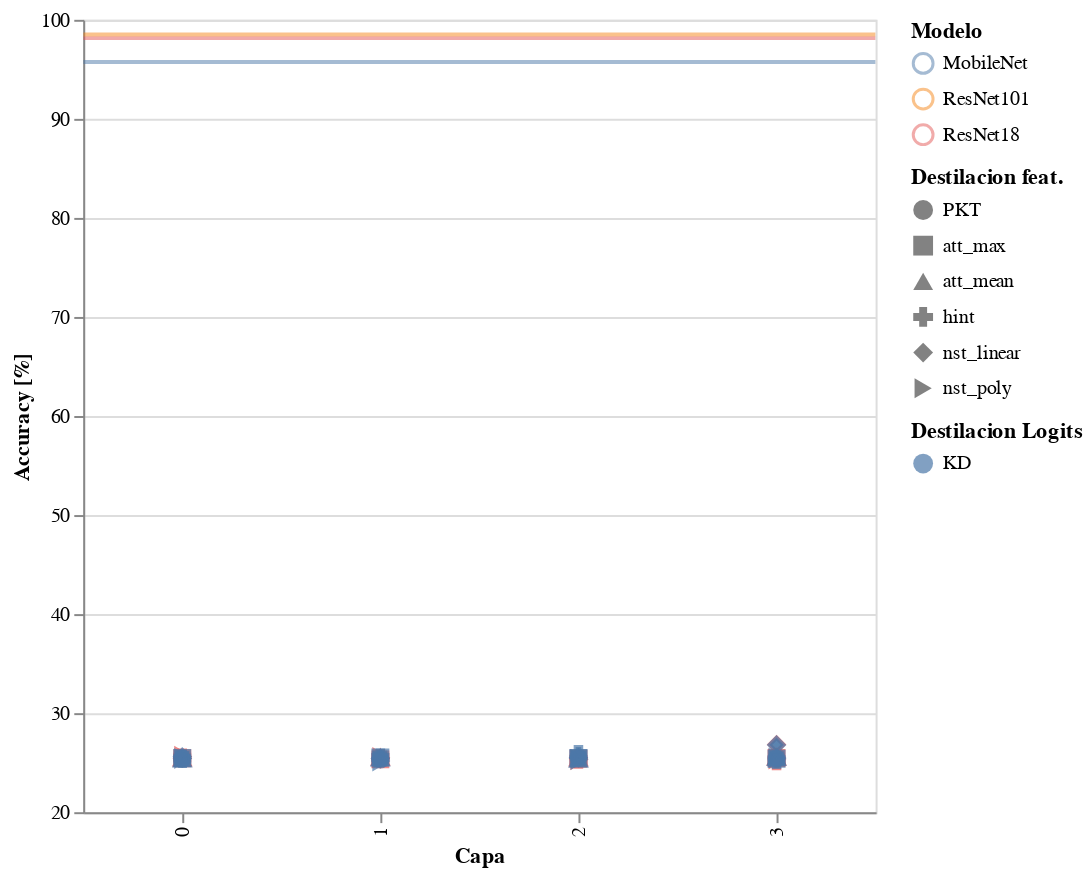

This figure's notebook cell:
### Code cell
Feat.plot(data,phase="train",field="acc")

### Figure 1 — Vega-Lite specification as saved in the notebook (floating-point values rounded to 4 significant figures)
{"config": {"view": {"continuousWidth": 400, "continuousHeight": 300}}, "layer": [{"data": {"name": "data-578e71b58049d598ba8619b4abdb3dda"}, "mark": {"type": "rule", "opacity": 0.5}, "encoding": {"color": {"type": "nominal", "field": "Model"}, "size": {"value": 2}, "y": {"type": "quantitative", "field": "ce_train"}}}, {"data": {"name": "data-cddb7e25adb616d9e391a4ae9b5ab5c8"}, "mark": "point", "encoding": {"color": {"type": "nominal", "field": "student", "legend": {"title": "Modelo"}}, "fill": {"type": "nominal", "field": "last_layer", "legend": {"title": "Destilacion Logits"}}, "shape": {"type": "nominal", "field": "distillation", "legend": {"title": "Destilacion feat."}}, "size": {"value": 50}, "tooltip": [{"type": "quantitative", "field": "test_acc"}, {"type": "quantitative", "field": "test_teacher/acc"}, {"type": "quantitative", "field": "test_loss"}, {"type": "quantitative", "field": "test_eval"}, {"type": "quantitative", "field": "train_acc"}, {"type": "quantitative", "field": "train_teacher/acc"}, {"type": "quantitative", "field": "train_loss"}, {"type": "quantitative", "field": "train_eval"}, {"type": "nominal", "field": "distillation"}, {"type": "nominal", "field": "last_layer"}, {"type": "quantitative", "field": "layer"}], "x": {"type": "ordinal", "field": "layer", "scale": {"base": 10, "zero": false}, "title": "Capa"}, "y": {"type": "quantitative", "field": "train_acc", "scale": {"type": "linear", "zero": false}, "title": "Accuracy [%]"}}, "selection": {"selector089": {"type": "interval", "bind": "scales", "encodings": ["x", "y"]}}}], "height": 400, "width": 400, "$schema": "https://vega.github.io/schema/vega-lite/v4.0.0.json", "datasets": {"data-578e71b58049d598ba8619b4abdb3dda": [{"Model": "MobileNet", "ce_train": 95.73, "ce_test": 87.8}, {"Model": "ResNet18", "ce_train": 98.15, "ce_test": 90.58}, {"Model": "ResNet101", "ce_train": 98.52, "ce_test": 90.68}], "data-cddb7e25adb616d9e391a4ae9b5ab5c8": [{"Unnamed: 0": 0, "test_acc": 37.76, "test_teacher/acc": 90.68, "test_loss": 0.04054, "test_eval": 4.356, "train_acc": 25.59, "train_teacher/acc": 25.39, "train_loss": 0.001084, "train_eval": 6.636, "epoch": 50, "lr": 0.01, "resume": false, "epochs": 50, "pre": 50, "train_batch_size": 128, "test_batch_size": 128, "student": "ResNet18", "teacher": "ResNet101", "distillation": "PKT", "last_layer": "KD", "student_layer": 46, "teacher_layer": 239, "layer": 3, "student last_layer": "ResNet18,KD,T-8"}, {"Unnamed: 0": 1, "test_acc": 48.28, "test_teacher/acc": 90.68, "test_loss": 0.03256, "test_eval": 2.472, "train_acc": 25.41, "train_teacher/acc": 25.34, "train_loss": 0.001053, "train_eval": 6.677, "epoch": 50, "lr": 0.01, "resume": false, "epochs": 50, "pre": 50, "train_batch_size": 128, "test_batch_size": 128, "student": "ResNet18", "teacher": "ResNet101", "distillation": "PKT", "last_layer": "KD", "student_layer": 23, "teacher_layer": 56, "layer": 1, "student last_layer": "ResNet18,KD,T-8"}, {"Unnamed: 0": 2, "test_acc": 45.15, "test_teacher/acc": 90.68, "test_loss": 0.03532, "test_eval": 3.062, "train_acc": 25.47, "train_teacher/acc": 25.31, "train_loss": 0.001074, "train_eval": 6.645, "epoch": 50, "lr": 0.01, "resume": false, "epochs": 50, "pre": 50, "train_batch_size": 128, "test_batch_size": 128, "student": "ResNet18", "teacher": "ResNet101", "distillation": "PKT", "last_layer": "KD", "student_layer": 10, "teacher_layer": 26, "layer": 0, "student last_layer": "ResNet18,KD,T-8"}, {"Unnamed: 0": 3, "test_acc": 44.44, "test_teacher/acc": 90.68, "test_loss": 0.03572, "test_eval": 2.98, "train_acc": 25.46, "train_teacher/acc": 25.36, "train_loss": 0.001076, "train_eval": 6.666, "epoch": 50, "lr": 0.01, "resume": false, "epochs": 50, "pre": 50, "train_batch_size": 128, "test_batch_size": 128, "student": "ResNet18", "teacher": "ResNet101", "distillation": "PKT", "last_layer": "KD", "student_layer": 35, "teacher_layer": 219, "layer": 2, "student last_layer": "ResNet18,KD,T-8"}, {"Unnamed: 0": 4, "test_acc": 35.78, "test_teacher/acc": 90.68, "test_loss": 1086000.0, "test_eval": 3.806, "train_acc": 25.14, "train_teacher/acc": 25.34, "train_loss": 35990.0, "train_eval": 6.407, "epoch": 50, "lr": 0.01, "resume": false, "epochs": 50, "pre": 50, "train_batch_size": 128, "test_batch_size": 128, "student": "ResNet18", "teacher": "ResNet101", "distillation": "hint", "last_layer": "KD", "student_layer": 46, "teacher_layer": 239, "layer": 3, "student last_layer": "ResNet18,KD,T-8"}, {"Unnamed: 0": 5, "test_acc": 43.46, "test_teacher/acc": 90.68, "test_loss": 20980000.0, "test_eval": 2.79, "train_acc": 25.48, "train_teacher/acc": 25.31, "train_loss": 1939000.0, "train_eval": 6.7, "epoch": 50, "lr": 0.01, "resume": false, "epochs": 50, "pre": 50, "train_batch_size": 128, "test_batch_size": 128, "student": "ResNet18", "teacher": "ResNet101", "distillation": "hint", "last_layer": "KD", "student_layer": 23, "teacher_layer": 56, "layer": 1, "student last_layer": "ResNet18,KD,T-8"}, {"Unnamed: 0": 6, "test_acc": 46.21, "test_teacher/acc": 90.68, "test_loss": 3027000.0, "test_eval": 2.807, "train_acc": 25.52, "train_teacher/acc": 25.44, "train_loss": 191100.0, "train_eval": 6.649, "epoch": 50, "lr": 0.01, "resume": false, "epochs": 50, "pre": 50, "train_batch_size": 128, "test_batch_size": 128, "student": "ResNet18", "teacher": "ResNet101", "distillation": "hint", "last_layer": "KD", "student_layer": 10, "teacher_layer": 26, "layer": 0, "student last_layer": "ResNet18,KD,T-8"}, {"Unnamed: 0": 7, "test_acc": 35.28, "test_teacher/acc": 90.68, "test_loss": 50290000000.0, "test_eval": 3.941, "train_acc": 25.3, "train_teacher/acc": 25.45, "train_loss": 2780000000.0, "train_eval": 6.447, "epoch": 50, "lr": 0.01, "resume": false, "epochs": 50, "pre": 50, "train_batch_size": 128, "test_batch_size": 128, "student": "ResNet18", "teacher": "ResNet101", "distillation": "hint", "last_layer": "KD", "student_layer": 35, "teacher_layer": 219, "layer": 2, "student last_layer": "ResNet18,KD,T-8"}, {"Unnamed: 0": 8, "test_acc": 19.02, "test_teacher/acc": 90.68, "test_loss": 0.0654, "test_eval": 5.174, "train_acc": 26.82, "train_teacher/acc": 25.41, "train_loss": 0.03035, "train_eval": 5.006, "epoch": 0, "lr": 0.01, "resume": false, "epochs": 50, "pre": 50, "train_batch_size": 128, "test_batch_size": 128, "student": "ResNet18", "teacher": "ResNet101", "distillation": "nst_linear", "last_layer": "KD", "student_layer": 46, "teacher_layer": 239, "layer": 3, "student last_layer": "ResNet18,KD,T-8"}, {"Unnamed: 0": 9, "test_acc": 47.3, "test_teacher/acc": 90.68, "test_loss": 0.03984, "test_eval": 2.798, "train_acc": 25.39, "train_teacher/acc": 25.29, "train_loss": 0.001239, "train_eval": 6.653, "epoch": 50, "lr": 0.01, "resume": false, "epochs": 50, "pre": 50, "train_batch_size": 128, "test_batch_size": 128, "student": "ResNet18", "teacher": "ResNet101", "distillation": "nst_linear", "last_layer": "KD", "student_layer": 23, "teacher_layer": 56, "layer": 1, "student last_layer": "ResNet18,KD,T-8"}, {"Unnamed: 0": 10, "test_acc": 44.71, "test_teacher/acc": 90.68, "test_loss": 0.03415, "test_eval": 3.051, "train_acc": 25.46, "train_teacher/acc": 25.27, "train_loss": 0.001189, "train_eval": 6.669, "epoch": 50, "lr": 0.01, "resume": false, "epochs": 50, "pre": 50, "train_batch_size": 128, "test_batch_size": 128, "student": "ResNet18", "teacher": "ResNet101", "distillation": "nst_linear", "last_layer": "KD", "student_layer": 10, "teacher_layer": 26, "layer": 0, "student last_layer": "ResNet18,KD,T-8"}, {"Unnamed: 0": 11, "test_acc": 47.08, "test_teacher/acc": 90.68, "test_loss": 0.03301, "test_eval": 2.736, "train_acc": 25.44, "train_teacher/acc": 25.36, "train_loss": 0.001242, "train_eval": 6.656, "epoch": 50, "lr": 0.01, "resume": false, "epochs": 50, "pre": 50, "train_batch_size": 128, "test_batch_size": 128, "student": "ResNet18", "teacher": "ResNet101", "distillation": "nst_linear", "last_layer": "KD", "student_layer": 35, "teacher_layer": 219, "layer": 2, "student last_layer": "ResNet18,KD,T-8"}, {"Unnamed: 0": 12, "test_acc": 46.38, "test_teacher/acc": 90.68, "test_loss": 0.0501, "test_eval": 2.889, "train_acc": 25.37, "train_teacher/acc": 25.29, "train_loss": 0.001608, "train_eval": 6.708, "epoch": 50, "lr": 0.01, "resume": false, "epochs": 50, "pre": 50, "train_batch_size": 64, "test_batch_size": 64, "student": "ResNet18", "teacher": "ResNet101", "distillation": "nst_poly", "last_layer": "KD", "student_layer": 46, "teacher_layer": 239, "layer": 3, "student last_layer": "ResNet18,KD,T-8"}, {"Unnamed: 0": 13, "test_acc": 42.72, "test_teacher/acc": 90.68, "test_loss": 0.06548, "test_eval": 4.262, "train_acc": 25.52, "train_teacher/acc": 25.38, "train_loss": 0.00266, "train_eval": 6.673, "epoch": 50, "lr": 0.01, "resume": false, "epochs": 50, "pre": 50, "train_batch_size": 128, "test_batch_size": 128, "student": "ResNet18", "teacher": "ResNet101", "distillation": "nst_poly", "last_layer": "KD", "student_layer": 23, "teacher_layer": 56, "layer": 1, "student last_layer": "ResNet18,KD,T-8"}, {"Unnamed: 0": 14, "test_acc": 46.93, "test_teacher/acc": 90.68, "test_loss": 0.252, "test_eval": 2.773, "train_acc": 25.66, "train_teacher/acc": 25.55, "train_loss": 0.01164, "train_eval": 6.668, "epoch": 50, "lr": 0.01, "resume": false, "epochs": 50, "pre": 50, "train_batch_size": 128, "test_batch_size": 128, "student": "ResNet18", "teacher": "ResNet101", "distillation": "nst_poly", "last_layer": "KD", "student_layer": 10, "teacher_layer": 26, "layer": 0, "student last_layer": "ResNet18,KD,T-8"}, {"Unnamed: 0": 15, "test_acc": 46.84, "test_teacher/acc": 90.68, "test_loss": 0.04552, "test_eval": 2.874, "train_acc": 25.3, "train_teacher/acc": 25.36, "train_loss": 0.001818, "train_eval": 6.619, "epoch": 50, "lr": 0.01, "resume": false, "epochs": 50, "pre": 50, "train_batch_size": 128, "test_batch_size": 128, "student": "ResNet18", "teacher": "ResNet101", "distillation": "nst_poly", "last_layer": "KD", "student_layer": 35, "teacher_layer": 219, "layer": 2, "student last_layer": "ResNet18,KD,T-8"}, {"Unnamed: 0": 16, "test_acc": 43.6, "test_teacher/acc": 90.68, "test_loss": 0.03607, "test_eval": 3.219, "train_acc": 25.47, "train_teacher/acc": 25.39, "train_loss": 0.001119, "train_eval": 6.679, "epoch": 50, "lr": 0.01, "resume": false, "epochs": 50, "pre": 50, "train_batch_size": 128, "test_batch_size": 128, "student": "ResNet18", "teacher": "ResNet101", "distillation": "att_max", "last_layer": "KD", "student_layer": 46, "teacher_layer": 239, "layer": 3, "student last_layer": "ResNet18,KD,T-8"}, {"Unnamed: 0": 17, "test_acc": 43.46, "test_teacher/acc": 90.68, "test_loss": 0.03275, "test_eval": 2.873, "train_acc": 25.33, "train_teacher/acc": 25.28, "train_loss": 0.001068, "train_eval": 6.656, "epoch": 50, "lr": 0.01, "resume": false, "epochs": 50, "pre": 50, "train_batch_size": 128, "test_batch_size": 128, "student": "ResNet18", "teacher": "ResNet101", "distillation": "att_max", "last_layer": "KD", "student_layer": 23, "teacher_layer": 56, "layer": 1, "student last_layer": "ResNet18,KD,T-8"}, {"Unnamed: 0": 18, "test_acc": 44.2, "test_teacher/acc": 90.68, "test_loss": 0.04038, "test_eval": 3.655, "train_acc": 25.44, "train_teacher/acc": 25.48, "train_loss": 0.001045, "train_eval": 6.653, "epoch": 50, "lr": 0.01, "resume": false, "epochs": 50, "pre": 50, "train_batch_size": 128, "test_batch_size": 128, "student": "ResNet18", "teacher": "ResNet101", "distillation": "att_max", "last_layer": "KD", "student_layer": 10, "teacher_layer": 26, "layer": 0, "student last_layer": "ResNet18,KD,T-8"}, {"Unnamed: 0": 19, "test_acc": 44.38, "test_teacher/acc": 90.68, "test_loss": 0.03992, "test_eval": 3.574, "train_acc": 25.41, "train_teacher/acc": 25.27, "train_loss": 0.001147, "train_eval": 6.672, "epoch": 50, "lr": 0.01, "resume": false, "epochs": 50, "pre": 50, "train_batch_size": 128, "test_batch_size": 128, "student": "ResNet18", "teacher": "ResNet101", "distillation": "att_max", "last_layer": "KD", "student_layer": 35, "teacher_layer": 219, "layer": 2, "student last_layer": "ResNet18,KD,T-8"}, {"Unnamed: 0": 20, "test_acc": 46.0, "test_teacher/acc": 90.68, "test_loss": 0.04158, "test_eval": 2.939, "train_acc": 25.53, "train_teacher/acc": 25.36, "train_loss": 0.001175, "train_eval": 6.659, "epoch": 50, "lr": 0.01, "resume": false, "epochs": 50, "pre": 50, "train_batch_size": 128, "test_batch_size": 128, "student": "ResNet18", "teacher": "ResNet101", "distillation": "att_mean", "last_layer": "KD", "student_layer": 46, "teacher_layer": 239, "layer": 3, "student last_layer": "ResNet18,KD,T-8"}, {"Unnamed: 0": 21, "test_acc": 48.27, "test_teacher/acc": 90.68, "test_loss": 0.03452, "test_eval": 3.119, "train_acc": 25.51, "train_teacher/acc": 25.43, "train_loss": 0.001088, "train_eval": 6.653, "epoch": 50, "lr": 0.01, "resume": false, "epochs": 50, "pre": 50, "train_batch_size": 128, "test_batch_size": 128, "student": "ResNet18", "teacher": "ResNet101", "distillation": "att_mean", "last_layer": "KD", "student_layer": 23, "teacher_layer": 56, "layer": 1, "student last_layer": "ResNet18,KD,T-8"}, {"Unnamed: 0": 22, "test_acc": 45.72, "test_teacher/acc": 90.68, "test_loss": 0.03554, "test_eval": 3.092, "train_acc": 25.42, "train_teacher/acc": 25.35, "train_loss": 0.001072, "train_eval": 6.648, "epoch": 50, "lr": 0.01, "resume": false, "epochs": 50, "pre": 50, "train_batch_size": 128, "test_batch_size": 128, "student": "ResNet18", "teacher": "ResNet101", "distillation": "att_mean", "last_layer": "KD", "student_layer": 10, "teacher_layer": 26, "layer": 0, "student last_layer": "ResNet18,KD,T-8"}, {"Unnamed: 0": 23, "test_acc": 47.31, "test_teacher/acc": 90.68, "test_loss": 0.03551, "test_eval": 2.952, "train_acc": 25.42, "train_teacher/acc": 25.31, "train_loss": 0.001228, "train_eval": 6.64, "epoch": 50, "lr": 0.01, "resume": false, "epochs": 50, "pre": 50, "train_batch_size": 128, "test_batch_size": 128, "student": "ResNet18", "teacher": "ResNet101", "distillation": "att_mean", "last_layer": "KD", "student_layer": 35, "teacher_layer": 219, "layer": 2, "student last_layer": "ResNet18,KD,T-8"}, {"Unnamed: 0": 24, "test_acc": 36.94, "test_teacher/acc": 90.68, "test_loss": 0.04335, "test_eval": 4.049, "train_acc": 25.41, "train_teacher/acc": 25.46, "train_loss": 0.001497, "train_eval": 6.517, "epoch": 50, "lr": 0.01, "resume": false, "epochs": 50, "pre": 50, "train_batch_size": 128, "test_batch_size": 128, "student": "MobileNet", "teacher": "ResNet101", "distillation": "PKT", "last_layer": "KD", "student_layer": 55, "teacher_layer": 239, "layer": 3, "student last_layer": "MobileNet,KD,T-8"}, {"Unnamed: 0": 25, "test_acc": 39.38, "test_teacher/acc": 90.68, "test_loss": 1.592, "test_eval": 107.2, "train_acc": 25.31, "train_teacher/acc": 25.29, "train_loss": 0.00152, "train_eval": 6.518, "epoch": 50, "lr": 0.01, "resume": false, "epochs": 50, "pre": 50, "train_batch_size": 128, "test_batch_size": 128, "student": "MobileNet", "teacher": "ResNet101", "distillation": "PKT", "last_layer": "KD", "student_layer": 15, "teacher_layer": 56, "layer": 1, "student last_layer": "MobileNet,KD,T-8"}, {"Unnamed: 0": 26, "test_acc": 38.49, "test_teacher/acc": 90.68, "test_loss": 0.03996, "test_eval": 4.409, "train_acc": 25.39, "train_teacher/acc": 25.25, "train_loss": 0.00153, "train_eval": 6.509, "epoch": 50, "lr": 0.01, "resume": false, "epochs": 50, "pre": 50, "train_batch_size": 128, "test_batch_size": 128, "student": "MobileNet", "teacher": "ResNet101", "distillation": "PKT", "last_layer": "KD", "student_layer": 6, "teacher_layer": 26, "layer": 0, "student last_layer": "MobileNet,KD,T-8"}, {"Unnamed: 0": 27, "test_acc": 39.73, "test_teacher/acc": 90.68, "test_loss": 0.04169, "test_eval": 3.753, "train_acc": 25.56, "train_teacher/acc": 25.43, "train_loss": 0.001516, "train_eval": 6.505, "epoch": 50, "lr": 0.01, "resume": false, "epochs": 50, "pre": 50, "train_batch_size": 128, "test_batch_size": 128, "student": "MobileNet", "teacher": "ResNet101", "distillation": "PKT", "last_layer": "KD", "student_layer": 26, "teacher_layer": 219, "layer": 2, "student last_layer": "MobileNet,KD,T-8"}, {"Unnamed: 0": 28, "test_acc": 33.3, "test_teacher/acc": 90.68, "test_loss": 1224000.0, "test_eval": 4.088, "train_acc": 25.27, "train_teacher/acc": 25.37, "train_loss": 47150.0, "train_eval": 6.279, "epoch": 50, "lr": 0.01, "resume": false, "epochs": 50, "pre": 50, "train_batch_size": 128, "test_batch_size": 128, "student": "MobileNet", "teacher": "ResNet101", "distillation": "hint", "last_layer": "KD", "student_layer": 55, "teacher_layer": 239, "layer": 3, "student last_layer": "MobileNet,KD,T-8"}, {"Unnamed: 0": 29, "test_acc": 33.98, "test_teacher/acc": 90.68, "test_loss": 62490000.0, "test_eval": 8.783, "train_acc": 25.52, "train_teacher/acc": 25.43, "train_loss": 8225000.0, "train_eval": 6.531, "epoch": 50, "lr": 0.01, "resume": false, "epochs": 50, "pre": 50, "train_batch_size": 128, "test_batch_size": 128, "student": "MobileNet", "teacher": "ResNet101", "distillation": "hint", "last_layer": "KD", "student_layer": 15, "teacher_layer": 56, "layer": 1, "student last_layer": "MobileNet,KD,T-8"}, {"Unnamed: 0": 30, "test_acc": 39.1, "test_teacher/acc": 90.68, "test_loss": 13440000.0, "test_eval": 3.912, "train_acc": 25.37, "train_teacher/acc": 25.37, "train_loss": 2531000.0, "train_eval": 6.494, "epoch": 50, "lr": 0.01, "resume": false, "epochs": 50, "pre": 50, "train_batch_size": 128, "test_batch_size": 128, "student": "MobileNet", "teacher": "ResNet101", "distillation": "hint", "last_layer": "KD", "student_layer": 6, "teacher_layer": 26, "layer": 0, "student last_layer": "MobileNet,KD,T-8"}, {"Unnamed: 0": 31, "test_acc": 19.07, "test_teacher/acc": 90.68, "test_loss": 62600000000.0, "test_eval": 5.789, "train_acc": 25.89, "train_teacher/acc": 25.34, "train_loss": 14290000000.0, "train_eval": 5.722, "epoch": 50, "lr": 0.01, "resume": false, "epochs": 50, "pre": 50, "train_batch_size": 128, "test_batch_size": 128, "student": "MobileNet", "teacher": "ResNet101", "distillation": "hint", "last_layer": "KD", "student_layer": 26, "teacher_layer": 219, "layer": 2, "student last_layer": "MobileNet,KD,T-8"}, {"Unnamed: 0": 32, "test_acc": 17.74, "test_teacher/acc": 90.68, "test_loss": 0.06413, "test_eval": 5.19, "train_acc": 26.79, "train_teacher/acc": 25.31, "train_loss": 0.01271, "train_eval": 5.168, "epoch": 0, "lr": 0.01, "resume": false, "epochs": 50, "pre": 50, "train_batch_size": 128, "test_batch_size": 128, "student": "MobileNet", "teacher": "ResNet101", "distillation": "nst_linear", "last_layer": "KD", "student_layer": 55, "teacher_layer": 239, "layer": 3, "student last_layer": "MobileNet,KD,T-8"}, {"Unnamed: 0": 33, "test_acc": 37.4, "test_teacher/acc": 90.68, "test_loss": 0.04514, "test_eval": 4.947, "train_acc": 25.44, "train_teacher/acc": 25.34, "train_loss": 0.001739, "train_eval": 6.534, "epoch": 50, "lr": 0.01, "resume": false, "epochs": 50, "pre": 50, "train_batch_size": 128, "test_batch_size": 128, "student": "MobileNet", "teacher": "ResNet101", "distillation": "nst_linear", "last_layer": "KD", "student_layer": 15, "teacher_layer": 56, "layer": 1, "student last_layer": "MobileNet,KD,T-8"}, {"Unnamed: 0": 34, "test_acc": 38.74, "test_teacher/acc": 90.68, "test_loss": 0.06147, "test_eval": 4.587, "train_acc": 25.59, "train_teacher/acc": 25.43, "train_loss": 0.001869, "train_eval": 6.489, "epoch": 50, "lr": 0.01, "resume": false, "epochs": 50, "pre": 50, "train_batch_size": 128, "test_batch_size": 128, "student": "MobileNet", "teacher": "ResNet101", "distillation": "nst_linear", "last_layer": "KD", "student_layer": 6, "teacher_layer": 26, "layer": 0, "student last_layer": "MobileNet,KD,T-8"}, {"Unnamed: 0": 35, "test_acc": 38.15, "test_teacher/acc": 90.68, "test_loss": 0.04101, "test_eval": 3.673, "train_acc": 25.51, "train_teacher/acc": 25.26, "train_loss": 0.001802, "train_eval": 6.512, "epoch": 50, "lr": 0.01, "resume": false, "epochs": 50, "pre": 50, "train_batch_size": 128, "test_batch_size": 128, "student": "MobileNet", "teacher": "ResNet101", "distillation": "nst_linear", "last_layer": "KD", "student_layer": 26, "teacher_layer": 219, "layer": 2, "student last_layer": "MobileNet,KD,T-8"}, {"Unnamed: 0": 36, "test_acc": 40.63, "test_teacher/acc": 90.68, "test_loss": 0.1802, "test_eval": 13.02, "train_acc": 25.48, "train_teacher/acc": 25.41, "train_loss": 0.002237, "train_eval": 6.545, "epoch": 50, "lr": 0.01, "resume": false, "epochs": 50, "pre": 50, "train_batch_size": 64, "test_batch_size": 64, "student": "MobileNet", "teacher": "ResNet101", "distillation": "nst_poly", "last_layer": "KD", "student_layer": 55, "teacher_layer": 239, "layer": 3, "student last_layer": "MobileNet,KD,T-8"}, {"Unnamed: 0": 37, "test_acc": 39.49, "test_teacher/acc": 90.68, "test_loss": 0.1035, "test_eval": 4.448, "train_acc": 25.17, "train_teacher/acc": 25.36, "train_loss": 0.006616, "train_eval": 6.532, "epoch": 50, "lr": 0.01, "resume": false, "epochs": 50, "pre": 50, "train_batch_size": 128, "test_batch_size": 128, "student": "MobileNet", "teacher": "ResNet101", "distillation": "nst_poly", "last_layer": "KD", "student_layer": 15, "teacher_layer": 56, "layer": 1, "student last_layer": "MobileNet,KD,T-8"}, {"Unnamed: 0": 38, "test_acc": 38.88, "test_teacher/acc": 90.68, "test_loss": 0.5879, "test_eval": 3.454, "train_acc": 25.43, "train_teacher/acc": 25.28, "train_loss": 0.06829, "train_eval": 6.532, "epoch": 50, "lr": 0.01, "resume": false, "epochs": 50, "pre": 50, "train_batch_size": 128, "test_batch_size": 128, "student": "MobileNet", "teacher": "ResNet101", "distillation": "nst_poly", "last_layer": "KD", "student_layer": 6, "teacher_layer": 26, "layer": 0, "student last_layer": "MobileNet,KD,T-8"}, {"Unnamed: 0": 39, "test_acc": 32.11, "test_teacher/acc": 90.68, "test_loss": 0.1095, "test_eval": 9.281, "train_acc": 25.32, "train_teacher/acc": 25.32, "train_loss": 0.003544, "train_eval": 6.471, "epoch": 50, "lr": 0.01, "resume": false, "epochs": 50, "pre": 50, "train_batch_size": 128, "test_batch_size": 128, "student": "MobileNet", "teacher": "ResNet101", "distillation": "nst_poly", "last_layer": "KD", "student_layer": 26, "teacher_layer": 219, "layer": 2, "student last_layer": "MobileNet,KD,T-8"}, {"Unnamed: 0": 40, "test_acc": 40.55, "test_teacher/acc": 90.68, "test_loss": 0.04173, "test_eval": 3.743, "train_acc": 25.39, "train_teacher/acc": 25.34, "train_loss": 0.001593, "train_eval": 6.537, "epoch": 50, "lr": 0.01, "resume": false, "epochs": 50, "pre": 50, "train_batch_size": 128, "test_batch_size": 128, "student": "MobileNet", "teacher": "ResNet101", "distillation": "att_max", "last_layer": "KD", "student_layer": 55, "teacher_layer": 239, "layer": 3, "student last_layer": "MobileNet,KD,T-8"}, {"Unnamed: 0": 41, "test_acc": 39.9, "test_teacher/acc": 90.68, "test_loss": 0.03783, "test_eval": 3.474, "train_acc": 25.51, "train_teacher/acc": 25.35, "train_loss": 0.001508, "train_eval": 6.515, "epoch": 50, "lr": 0.01, "resume": false, "epochs": 50, "pre": 50, "train_batch_size": 128, "test_batch_size": 128, "student": "MobileNet", "teacher": "ResNet101", "distillation": "att_max", "last_layer": "KD", "student_layer": 15, "teacher_layer": 56, "layer": 1, "student last_layer": "MobileNet,KD,T-8"}, {"Unnamed: 0": 42, "test_acc": 39.53, "test_teacher/acc": 90.68, "test_loss": 0.08725, "test_eval": 6.147, "train_acc": 25.46, "train_teacher/acc": 25.37, "train_loss": 0.00151, "train_eval": 6.518, "epoch": 50, "lr": 0.01, "resume": false, "epochs": 50, "pre": 50, "train_batch_size": 128, "test_batch_size": 128, "student": "MobileNet", "teacher": "ResNet101", "distillation": "att_max", "last_layer": "KD", "student_layer": 6, "teacher_layer": 26, "layer": 0, "student last_layer": "MobileNet,KD,T-8"}, {"Unnamed: 0": 43, "test_acc": 39.26, "test_teacher/acc": 90.68, "test_loss": 0.05723, "test_eval": 4.713, "train_acc": 25.48, "train_teacher/acc": 25.39, "train_loss": 0.00175, "train_eval": 6.508, "epoch": 50, "lr": 0.01, "resume": false, "epochs": 50, "pre": 50, "train_batch_size": 128, "test_batch_size": 128, "student": "MobileNet", "teacher": "ResNet101", "distillation": "att_max", "last_layer": "KD", "student_layer": 26, "teacher_layer": 219, "layer": 2, "student last_layer": "MobileNet,KD,T-8"}, {"Unnamed: 0": 44, "test_acc": 38.19, "test_teacher/acc": 90.68, "test_loss": 0.04513, "test_eval": 3.737, "train_acc": 25.49, "train_teacher/acc": 25.43, "train_loss": 0.001662, "train_eval": 6.521, "epoch": 50, "lr": 0.01, "resume": false, "epochs": 50, "pre": 50, "train_batch_size": 128, "test_batch_size": 128, "student": "MobileNet", "teacher": "ResNet101", "distillation": "att_mean", "last_layer": "KD", "student_layer": 55, "teacher_layer": 239, "layer": 3, "student last_layer": "MobileNet,KD,T-8"}, {"Unnamed: 0": 45, "test_acc": 41.41, "test_teacher/acc": 90.68, "test_loss": 0.03579, "test_eval": 3.076, "train_acc": 25.43, "train_teacher/acc": 25.48, "train_loss": 0.001546, "train_eval": 6.528, "epoch": 50, "lr": 0.01, "resume": false, "epochs": 50, "pre": 50, "train_batch_size": 128, "test_batch_size": 128, "student": "MobileNet", "teacher": "ResNet101", "distillation": "att_mean", "last_layer": "KD", "student_layer": 15, "teacher_layer": 56, "layer": 1, "student last_layer": "MobileNet,KD,T-8"}, {"Unnamed: 0": 46, "test_acc": 41.71, "test_teacher/acc": 90.68, "test_loss": 0.03973, "test_eval": 3.728, "train_acc": 25.31, "train_teacher/acc": 25.33, "train_loss": 0.001467, "train_eval": 6.528, "epoch": 50, "lr": 0.01, "resume": false, "epochs": 50, "pre": 50, "train_batch_size": 128, "test_batch_size": 128, "student": "MobileNet", "teacher": "ResNet101", "distillation": "att_mean", "last_layer": "KD", "student_layer": 6, "teacher_layer": 26, "layer": 0, "student last_layer": "MobileNet,KD,T-8"}, {"Unnamed: 0": 47, "test_acc": 37.4, "test_teacher/acc": 90.68, "test_loss": 0.04253, "test_eval": 3.958, "train_acc": 25.31, "train_teacher/acc": 25.4, "train_loss": 0.001935, "train_eval": 6.492, "epoch": 50, "lr": 0.01, "resume": false, "epochs": 50, "pre": 50, "train_batch_size": 128, "test_batch_size": 128, "student": "MobileNet", "teacher": "ResNet101", "distillation": "att_mean", "last_layer": "KD", "student_layer": 26, "teacher_layer": 219, "layer": 2, "student last_layer": "MobileNet,KD,T-8"}]}}
